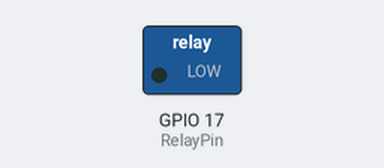
The program below on a simulated Raspberry Pi (BCM pin numbers). Parts: switched loads named in the program (green lamp = pin HIGH). Dashed ring = blinking. What the program prints to the terminal is not drawn.

Above: at 0.5 s.
Timing chart, 0 to 4.6 s (numbered marks = the images above):
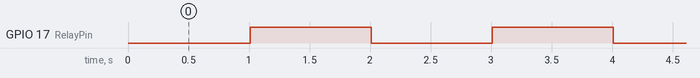

The program:

relay_with_led.py
```python
#!/usr/bin/python
###########################################################################
#Filename      :relay_with_led.py
#Description   :control led with relay
#Author        :alan
#Website       :www.osoyoo.com
#Update        :2017/06/28
############################################################################

import RPi.GPIO as GPIO
import time

# set BCM_GPIO 17 as relay pin
RelayPin = 17

#print message at the begining ---custom function
def print_message():
    print ('|**********************************************|')
    print ('|                     Relay                    |')
    print ('|        -----------------------------------   |')
    print ('|        GPIO17 connected to relay control pin |')
    print ('|        led connected to relay NormalOpen pin |')
    print ('|        5V connected to relay COM pin         |')
    print ('|        Relay controls an led                 |')
    print ('|        -----------------------------------   |')
    print ('|                                              |')
    print ('|                                        OSOYOO|')
    print ('|**********************************************|\n')
    print ('Program is running...')
    print ('Please press Ctrl+C to end the program...')
    print ('\n')

#setup function
def setup():
    GPIO.setwarnings(False)
    #set the gpio modes to BCM numbering
    GPIO.setmode(GPIO.BCM)
    #set RelayPin's mode to output,and initial level to LOW(0V)
    GPIO.setup(RelayPin,GPIO.OUT,initial=GPIO.LOW)

#main function
def main():
    #print info
    print_message()
    while True:
        print ('|******************|')
        print ('|  ...Relay closed |')
        print ('|******************|\n')

        #Closed
        GPIO.output(RelayPin,GPIO.LOW)
        time.sleep(1)

        print ('|*****************|')
        print ('|  Relay open...  |')
        print ('|*****************|\n')
        print ('')
        #Open
        GPIO.output(RelayPin,GPIO.HIGH)
        time.sleep(1)

#destroy function to clean up everything after the script has finished
def destroy():
    #turn off relay
    GPIO.output(RelayPin,GPIO.LOW)
    #release resource
    GPIO.cleanup()
#
# Script Execution:
if __name__ == '__main__':
    setup()
    try:
            main()
    #when 'Ctrl+C' is pressed,child program destroy() will be executed.
    except KeyboardInterrupt:
        destroy()
```

Measured:
- by itself, GPIO 17 (RelayPin): alternates HIGH for 1.0 s and LOW for 1.0 s
